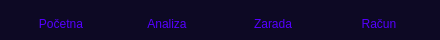
     <widget class="QFrame" name="bottomBar">
      <property name="minimumSize">
       <size>
        <width>0</width>
        <height>40</height>
       </size>
      </property>
      <property name="maximumSize">
       <size>
        <width>16777215</width>
        <height>40</height>
       </size>
      </property>
      <property name="styleSheet">
       <string notr="true">background-color: rgb(13, 9, 36);</string>
      </property>
      <property name="frameShape">
       <enum>QFrame::NoFrame</enum>
      </property>
      <property name="frameShadow">
       <enum>QFrame::Raised</enum>
      </property>
      <layout class="QHBoxLayout" name="horizontalLayout_41">
       <item>
        <widget class="QPushButton" name="pushButton_17">
         <property name="minimumSize">
          <size>
           <width>100</width>
           <height>26</height>
          </size>
         </property>
         <property name="maximumSize">
          <size>
           <width>26</width>
           <height>26</height>
          </size>
         </property>
         <property name="styleSheet">
          <string notr="true">QPushButton {
	border: none;
	background-color: rgb(13, 9, 36);
	border-radius: 13;
	color: rgb(85, 0, 255);
}

QPushButton:hover {
	background-color: rgb(85, 0, 255);
	color: rgb(7, 255, 119);
}

QPushButton:pressed {
	background-color: rgb(0, 0, 0);
}</string>
         </property>
         <property name="text">
          <string>Početna</string>
         </property>
         <property name="icon">
          <iconset resource="resources/resources.qrc">
           <normaloff>:/icons/icons/home.svg</normaloff>:/icons/icons/home.svg</iconset>
         </property>
         <property name="iconSize">
          <size>
           <width>20</width>
           <height>20</height>
          </size>
         </property>
        </widget>
       </item>
       <item>
        <widget class="QPushButton" name="pushButton_18">
         <property name="minimumSize">
          <size>
           <width>100</width>
           <height>26</height>
          </size>
         </property>
         <property name="maximumSize">
          <size>
           <width>26</width>
           <height>26</height>
          </size>
         </property>
         <property name="styleSheet">
          <string notr="true">QPushButton {
	border: none;
	background-color: rgb(13, 9, 36);
	border-radius: 13;
	color: rgb(85, 0, 255);
}

QPushButton:hover {
	background-color: rgb(85, 0, 255);
	color: rgb(7, 255, 119);
}

QPushButton:pressed {
	background-color: rgb(0, 0, 0);
}</string>
         </property>
         <property name="text">
          <string>Analiza</string>
         </property>
         <property name="icon">
          <iconset resource="resources/resources.qrc">
           <normaloff>:/icons/icons/chart.svg</normaloff>:/icons/icons/chart.svg</iconset>
         </property>
         <property name="iconSize">
          <size>
           <width>20</width>
           <height>20</height>
          </size>
         </property>
        </widget>
       </item>
       <item>
        <widget class="QPushButton" name="pushButton_19">
         <property name="minimumSize">
          <size>
           <width>100</width>
           <height>26</height>
          </size>
         </property>
         <property name="maximumSize">
          <size>
           <width>26</width>
           <height>26</height>
          </size>
         </property>
         <property name="styleSheet">
          <string notr="true">QPushButton {
	border: none;
	background-color: rgb(13, 9, 36);
	border-radius: 13;
	color: rgb(85, 0, 255);
}

QPushButton:hover {
	background-color: rgb(85, 0, 255);
	color: rgb(7, 255, 119);
}

QPushButton:pressed {
	background-color: rgb(0, 0, 0);
}</string>
         </property>
         <property name="text">
          <string>Zarada</string>
         </property>
         <property name="icon">
          <iconset resource="resources/resources.qrc">
           <normaloff>:/icons/icons/pouch.svg</normaloff>:/icons/icons/pouch.svg</iconset>
         </property>
         <property name="iconSize">
          <size>
           <width>20</width>
           <height>20</height>
          </size>
         </property>
        </widget>
       </item>
       <item>
        <widget class="QPushButton" name="pushButton_20">
         <property name="minimumSize">
          <size>
           <width>100</width>
           <height>26</height>
          </size>
         </property>
         <property name="maximumSize">
          <size>
           <width>26</width>
           <height>26</height>
          </size>
         </property>
         <property name="styleSheet">
          <string notr="true">QPushButton {
	border: none;
	background-color: rgb(13, 9, 36);
	border-radius: 13;
	color: rgb(85, 0, 255);
}

QPushButton:hover {
	background-color: rgb(85, 0, 255);
	color: rgb(7, 255, 119);
}

QPushButton:pressed {
	background-color: rgb(0, 0, 0);
}</string>
         </property>
         <property name="text">
          <string>Račun</string>
         </property>
         <property name="icon">
          <iconset resource="resources/resources.qrc">
           <normaloff>:/icons/icons/account.svg</normaloff>:/icons/icons/account.svg</iconset>
         </property>
         <property name="iconSize">
          <size>
           <width>20</width>
           <height>20</height>
          </size>
         </property>
        </widget>
       </item>
      </layout>
     </widget>
